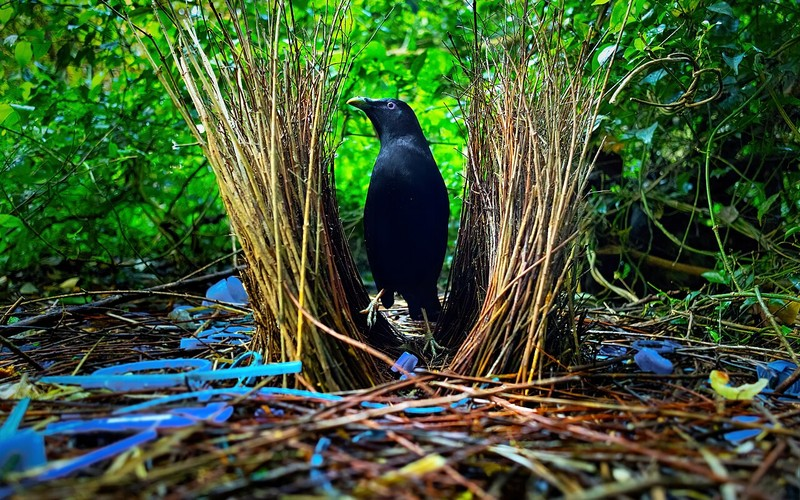
#> input picture assets/welcome-bower.jpg, 800 x 500 px
$ python make-icns.py ../assets/welcome-bower.jpg ../assets/welcome-brutalist.jpg
#> lines starting #> are read from the running program, lines starting #| are printed output that depends on the picture
#!/usr/bin/env python3
"""Build a macOS .icns file from a 1024px PNG, without iconutil.

Used by scripts/package-mac.sh on Linux, where iconutil does not
exist. On a Mac, iconutil from the .iconset is still the preferred
path and produces the same structure; this generator follows the
same chunk list and order as iconutil (see png2icons, which
documents that order from iconutil 10.14 output).

Why this shape, and not just one PNG per size:
- icp4/icp5/icp6 (PNG for 16/32/64) look fine in Preview but do
  NOT work in Finder, and on macOS 10.15+ PNG small sizes in a
  .app display scrambled. They are deliberately omitted.
- The small sizes Finder actually uses are PackBits RGB plus a
  separate uncompressed alpha mask: is32+s8mk (16) and
  il32+l8mk (32).
- The large and retina sizes are PNG: ic12 (32@2x=64), ic07
  (128), ic13 (128@2x=256), ic08 (256), ic14 (256@2x=512),
  ic09 (512), ic10 (512@2x=1024), ic11 (16@2x=32). Note ic13
  and ic08 share the same 256px PNG, as do ic14 and ic09 at
  512px — that duplication is what iconutil produces too.

Usage: make-icns.py assets/icon.png assets/icon.icns
"""
import io
import struct
import sys
from pathlib import Path

try:
    from PIL import Image
except ImportError:
    sys.exit("Pillow is required (pip install Pillow)")


def packbits(data: bytes) -> bytes:
    """PackBits encode one channel, as used by is32/il32.

    Lead byte 0..127: the next (lead+1) bytes are literal.
    Lead byte 128..255: the next byte repeats (lead-128+3) times.
    Runs shorter than 3 are encoded as literals.
    """
    out = bytearray()
    i, n = 0, len(data)
    while i < n:
        run = 1
        while i + run < n and data[i + run] == data[i] and run < 130:
            run += 1
        if run >= 3:
            out.append(0x80 + run - 3)
            out.append(data[i])
            i += run
        else:
            start = i
            lit = 0
            while i < n and lit < 128:
                r = 1
                while i + r < n and data[i + r] == data[i] and r < 130:
                    r += 1
                if r >= 3:
                    break
                i += 1
                lit += 1
            out.append(lit - 1)
            out.extend(data[start:start + lit])
    return bytes(out)


def unpackbits(data: bytes, expected: int) -> bytes:
    """Decode PackBits, for the self-check below only."""
    out = bytearray()
    i = 0
    while i < len(data):
        lead = data[i]
        i += 1
        if lead < 0x80:
            out.extend(data[i:i + lead + 1])
            i += lead + 1
        else:
            out.extend([data[i]] * (lead - 0x80 + 3))
            i += 1
    assert len(out) == expected, f"PackBits decode: {len(out)} != {expected}"
    return bytes(out)


def png_bytes(im: Image.Image, size: int) -> bytes:
    buf = io.BytesIO()
    im.resize((size, size), Image.LANCZOS).save(buf, format="PNG")
    return buf.getvalue()


def rgb_and_mask(im: Image.Image, size: int) -> tuple[bytes, bytes]:
    """PackBits RGB (R, then G, then B) and raw alpha mask."""
    resized = im.resize((size, size), Image.LANCZOS).convert("RGBA")
    raw = resized.tobytes()
    r, g, b, a = raw[0::4], raw[1::4], raw[2::4], raw[3::4]
    rgb = b"".join(packbits(ch) for ch in (r, g, b))
    # Self-check: decoding must reproduce the channels exactly,
    # otherwise the small icons would ship scrambled.
    off = 0
    for ch in (r, g, b):
        # Re-encode length is not stored; decode by walking the
        # encoded stream for this channel alone.
        enc = packbits(ch)
        assert unpackbits(enc, size * size) == ch
        off += len(enc)
    assert off == len(rgb)
    return rgb, a


def main() -> int:
    if len(sys.argv) != 3:
        print(__doc__)
        return 2
    src, dst = Path(sys.argv[1]), Path(sys.argv[2])
    im = Image.open(src).convert("RGBA")
    if im.size != (1024, 1024):
        print(f"warning: icon is {im.size}, expected 1024x1024")
#| warning: icon is (800, 500), expected 1024x1024

    # Chunk list in iconutil order. Each entry is (OSType, data).
    png64 = png_bytes(im, 64)
    png128 = png_bytes(im, 128)
    png256 = png_bytes(im, 256)
    png512 = png_bytes(im, 512)
    png1024 = png_bytes(im, 1024)
    png32 = png_bytes(im, 32)
    rgb32, mask32 = rgb_and_mask(im, 32)
#> in rgb_and_mask, `resized = im.resize((size, size), Image.LANCZOS).convert("RGBA")`:
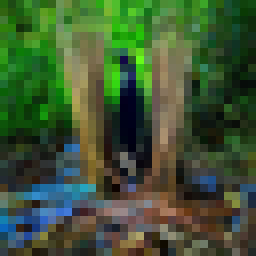
#> resized: PIL image 32x32 RGBA (shown 8 times larger); mean R, G, B, A 62.2, 86.3, 51.2, 255
#> the loop in rgb_and_mask, `for ch in (r, g, b):` made 3 passes
#> off on passes 1 to 3: 1032, 2064, 3096
#> after the loop in rgb_and_mask, `for ch in (r, g, b):`: off = 3096
    rgb16, mask16 = rgb_and_mask(im, 16)
#> call 2 of rgb_and_mask, with size = 16
#> in rgb_and_mask (call 2), `resized = im.resize((size, size), Image.LANCZOS).convert("RGBA")`:
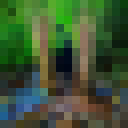
#> resized: PIL image 16x16 RGBA (shown 8 times larger); mean R, G, B, A 62.3, 86.3, 51.2, 255
#> the loop in rgb_and_mask (call 2), `for ch in (r, g, b):` made 3 passes
#> off on passes 1 to 3: 258, 516, 774
#> after the loop in rgb_and_mask (call 2), `for ch in (r, g, b):`: off = 774

    chunks: list[tuple[str, bytes]] = [
        ("ic12", png64),
        ("ic07", png128),
        ("ic13", png256),
        ("ic08", png256),
        ("ic14", png512),
        ("ic09", png512),
        ("ic10", png1024),
        ("ic11", png32),
        ("il32", rgb32),
        ("l8mk", mask32),
        ("is32", rgb16),
        ("s8mk", mask16),
    ]
    body = bytearray()
    for ostype, data in chunks:
        body += ostype.encode("ascii")
        body += struct.pack(">I", 8 + len(data))
        body += data
#> this loop made 12 passes
#> ostype on passes 1 to 12: 'ic12', 'ic07', 'ic13', 'ic08', 'ic14', 'ic09', 'ic10', 'ic11', 'il32', 'l8mk', 'is32', 's8mk'
    out = b"icns" + struct.pack(">I", 8 + len(body)) + bytes(body)
    dst.write_bytes(out)
    print(f"wrote {dst} ({len(out)} bytes, {len(chunks)} entries: "
          + ", ".join(t for t, _ in chunks) + ")")
#| wrote ../assets/welcome-brutalist.jpg (4047453 bytes, 12 entries: ic12, ic07, ic13, ic08, ic14, ic09, ic10, ic11, il32, l8mk, is32, s8mk)
    return 0


if __name__ == "__main__":
    raise SystemExit(main())
#> (the program exits here)

$ run again, on assets/welcome-kyoto.jpg
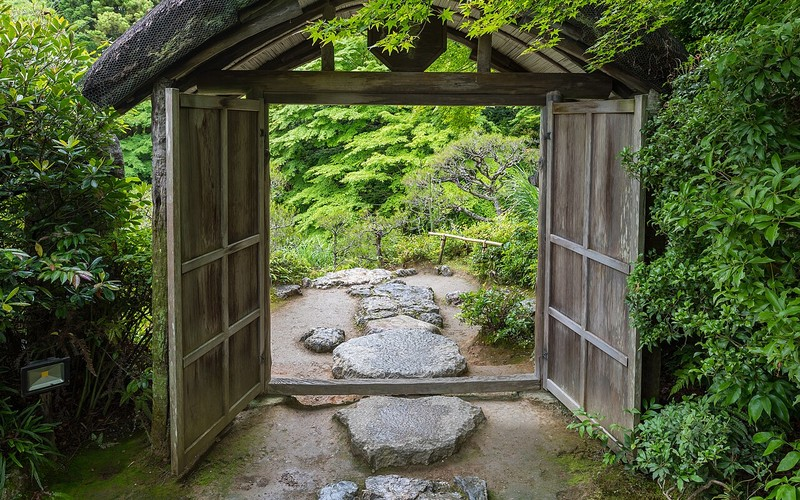
#> input picture assets/welcome-kyoto.jpg, 800 x 500 px
#| warning: icon is (800, 500), expected 1024x1024
#> in rgb_and_mask, `resized = im.resize((size, size), Image.LANCZOS).convert("RGBA")`:
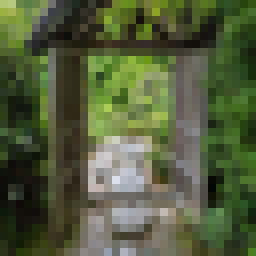
#> resized: PIL image 32x32 RGBA (shown 8 times larger); mean R, G, B, A 82.2, 92.1, 59.3, 255
#> the loop in rgb_and_mask, `for ch in (r, g, b):` made 3 passes
#> off on passes 1 to 3: 1032, 2064, 3096
#> after the loop in rgb_and_mask, `for ch in (r, g, b):`: off = 3096
#> in rgb_and_mask (call 2), `resized = im.resize((size, size), Image.LANCZOS).convert("RGBA")`:
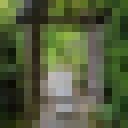
#> resized: PIL image 16x16 RGBA (shown 8 times larger); mean R, G, B, A 82.2, 92.1, 59.3, 255
#> the loop in rgb_and_mask (call 2), `for ch in (r, g, b):` made 3 passes
#> off on passes 1 to 3: 258, 516, 774
#> after the loop in rgb_and_mask (call 2), `for ch in (r, g, b):`: off = 774
#> the loop in main, `for ostype, data in chunks:` made 12 passes
#> ostype on passes 1 to 8: 'ic12', 'ic07', 'ic13', 'ic08', 'ic14', 'ic09', 'ic10', 'ic11'
#| wrote ../assets/welcome-kyoto.jpg (4133783 bytes, 12 entries: ic12, ic07, ic13, ic08, ic14, ic09, ic10, ic11, il32, l8mk, is32, s8mk)
